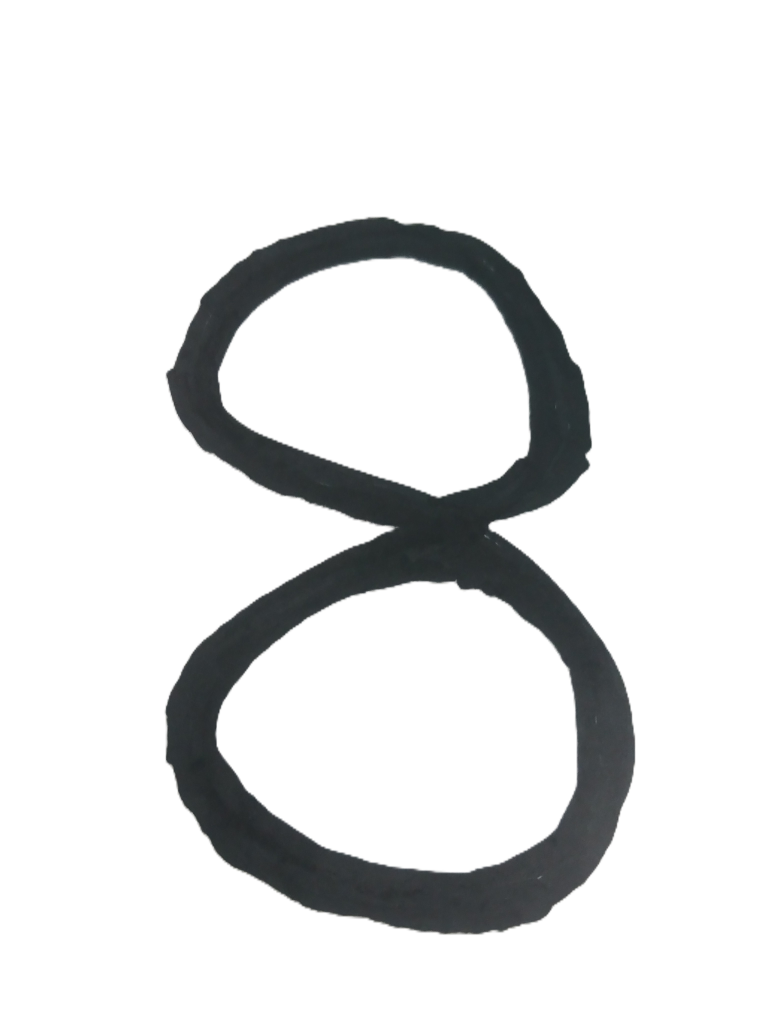
#> input picture learn/number_Identifier/img8.png, 3060 x 4080 px (shown at 1/4 size)
$ jupyter execute --allow-errors numb.ipynb
#> lines starting #> are read from the running program, lines starting #| are printed output that depends on the picture; after the words box and inside, x2 and y2 are one past the last pixel; in counts of white or black regions, pixels touching at a corner belong together
[cell 1]
import tensorflow
from tensorflow.keras.datasets import mnist
import matplotlib.pyplot as plt

#> (a cell that did not finish here is left out)

#> (a cell that did not finish here is left out)

[cell 4]
from tensorflow.keras.models import Sequential
from tensorflow.keras.layers import Dense, Flatten, Dropout

#> (a cell that did not finish here is left out)

#> (a cell that did not finish here is left out)

#> (a cell that did not finish here is left out)

[cell 8]
from sklearn.metrics import accuracy_score

#> (a cell that did not finish here is left out)

#> (a cell that did not finish here is left out)

#> (a cell that did not finish here is left out)

#> (a cell that did not finish here is left out)

#> (a cell that did not finish here is left out)

[cell 14]
import numpy as np
import matplotlib.pyplot as plt
from PIL import Image, ImageOps

img1 = Image.open("img8.png").convert("L")
img1 = ImageOps.invert(img1)
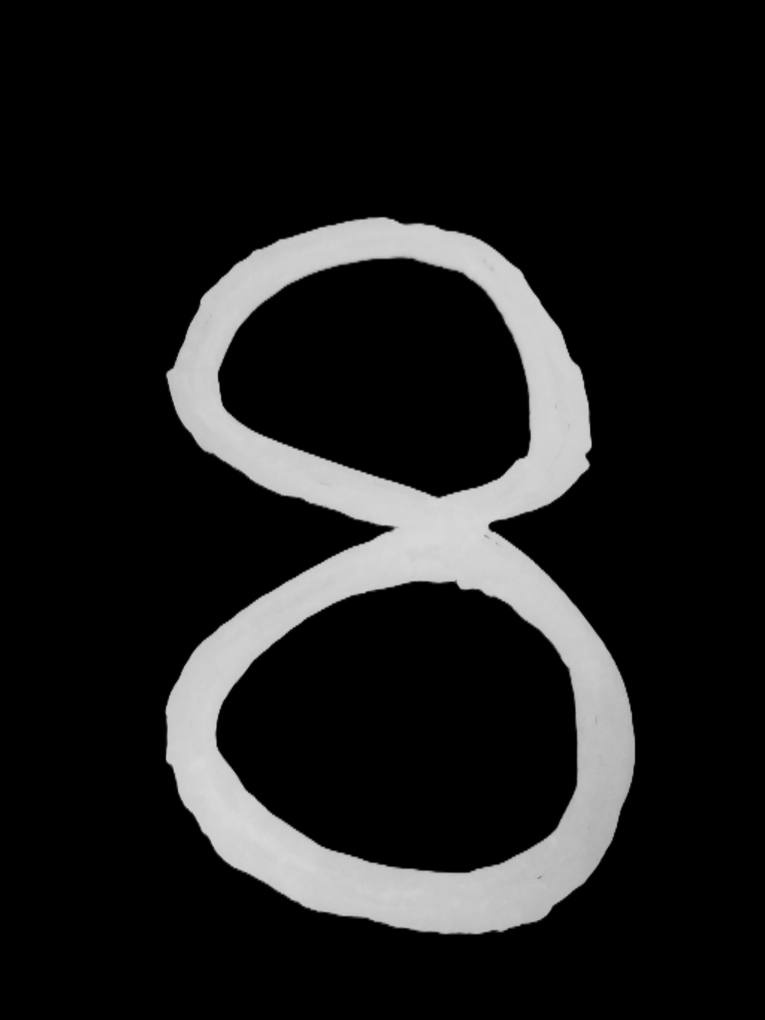
#> img1: PIL image 3060x4080 L (shown at 1/4 size); min 0, max 219, mean 28.3
img1 = img1.resize((28, 28))
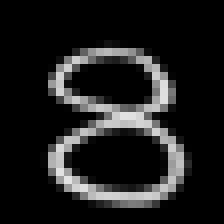
#> img1: PIL image 28x28 L (shown 8 times larger); min 0, max 228, mean 29.2

img1 = np.array(img1) / 255.0
#> img1: shape (28, 28) float64

print(img1.shape)
#| (28, 28)
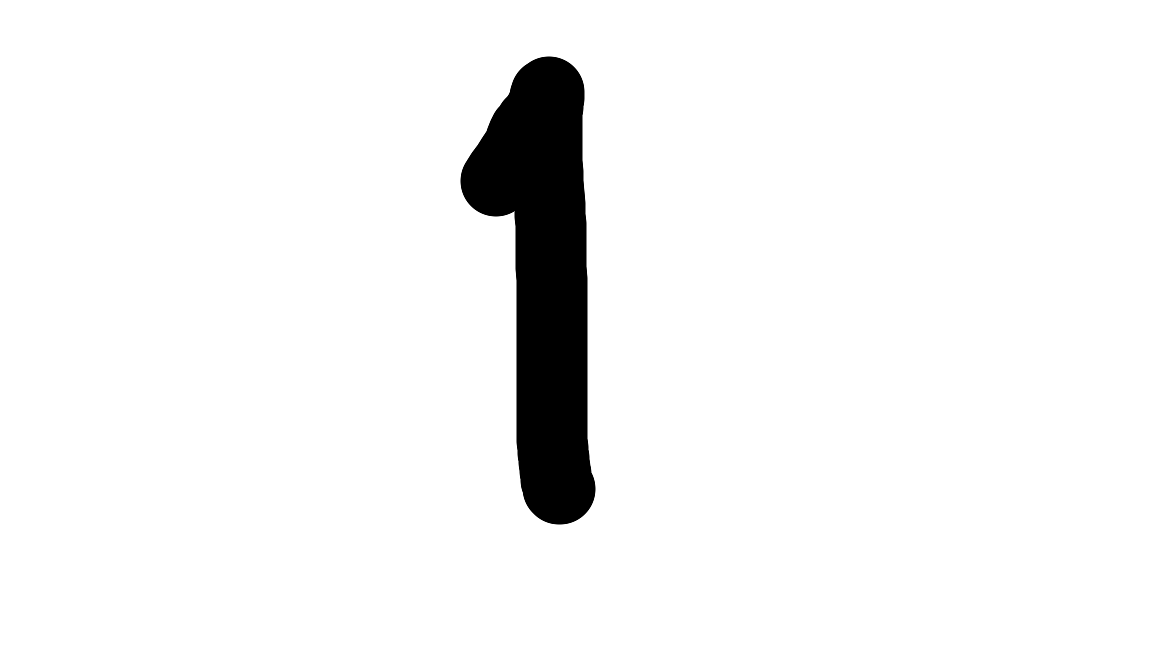
#> input picture learn/number_Identifier/img1.png, 1152 x 648 px, given in place of the camera
#> further down, frame is the input picture: shape (648, 1152, 3); min 0, max 255, mean 242.5
#> `frame = cv2.flip(frame, 1)`:
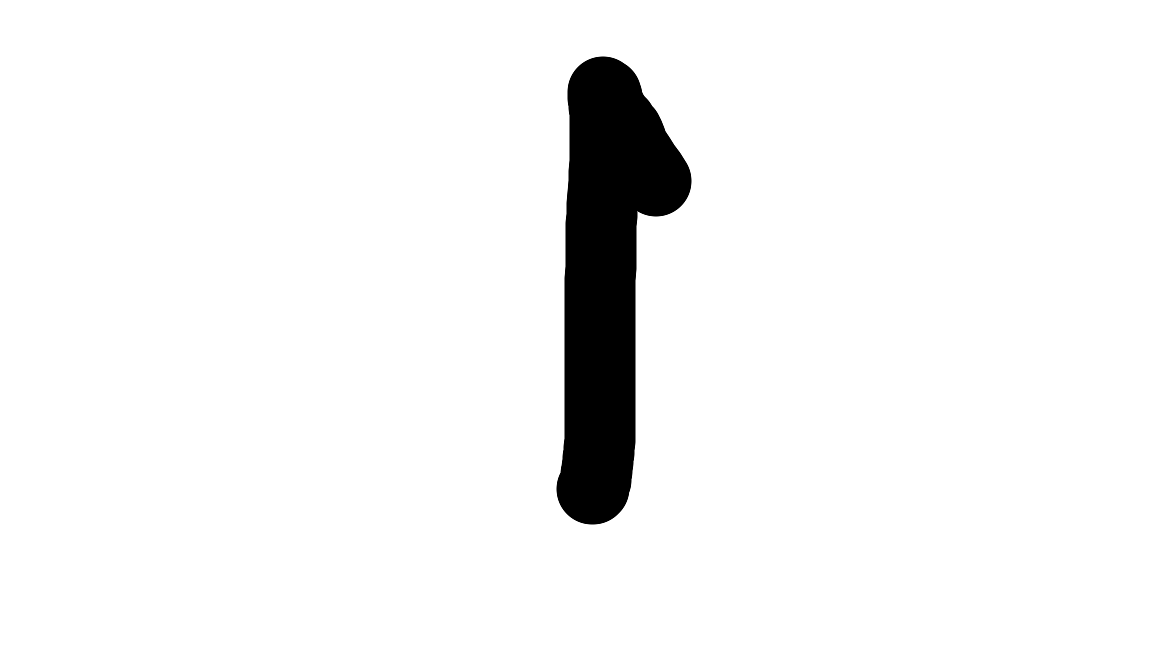
#> frame: shape (648, 1152, 3); min 0, max 255, mean 242.5
#> `_, thresh = cv2.threshold(gray, 100, 255, cv2.THRESH_BINARY_INV)`:
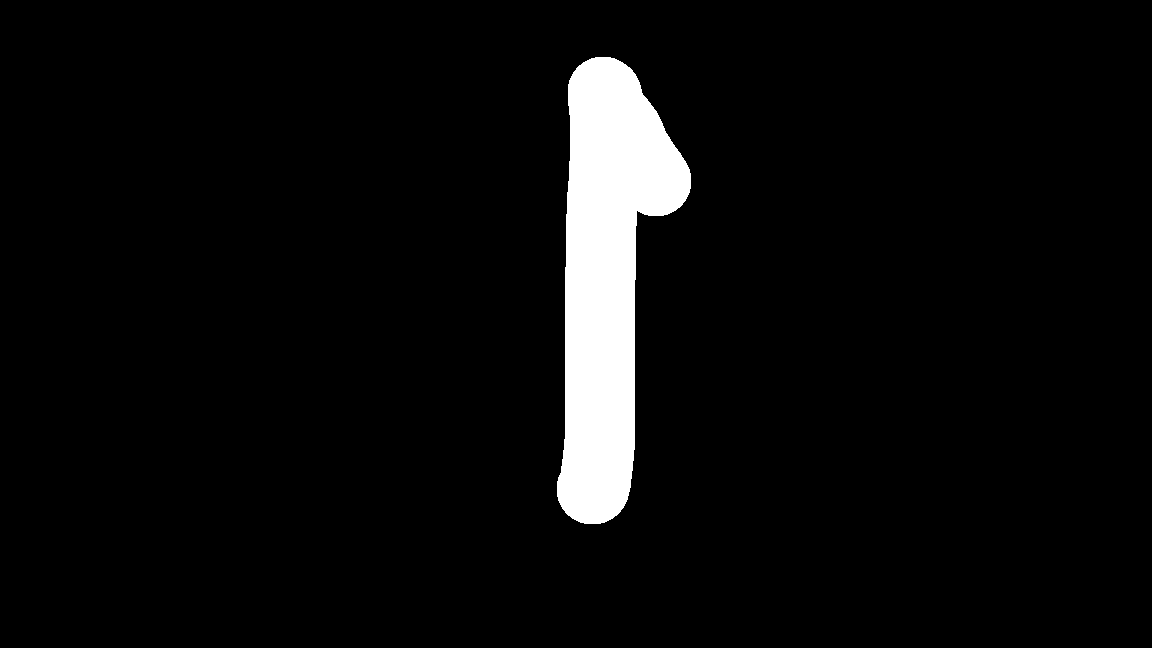
#> thresh: shape (648, 1152); 4.9% white; 1 white region
#> `contours, _ = cv2.findContours( thresh, cv2.RETR_EXTERNAL, cv2.CHAIN_A..`: contours = 1 contour; box (x1, y1, x2, y2) and area: (557, 57, 691, 524) 35756
#> `contour = max(contours, key=cv2.contourArea)`: contour = contour of 249 points, box (x1, y1, x2, y2) (557, 57, 691, 524), area 35756
#> `x, y, w, h = cv2.boundingRect(contour)`: x = 557; y = 57; w = 134; h = 467
#> `cv2.rectangle( frame, (x, y), (x + w, y + h), (0, 255, 0), 2 )`:
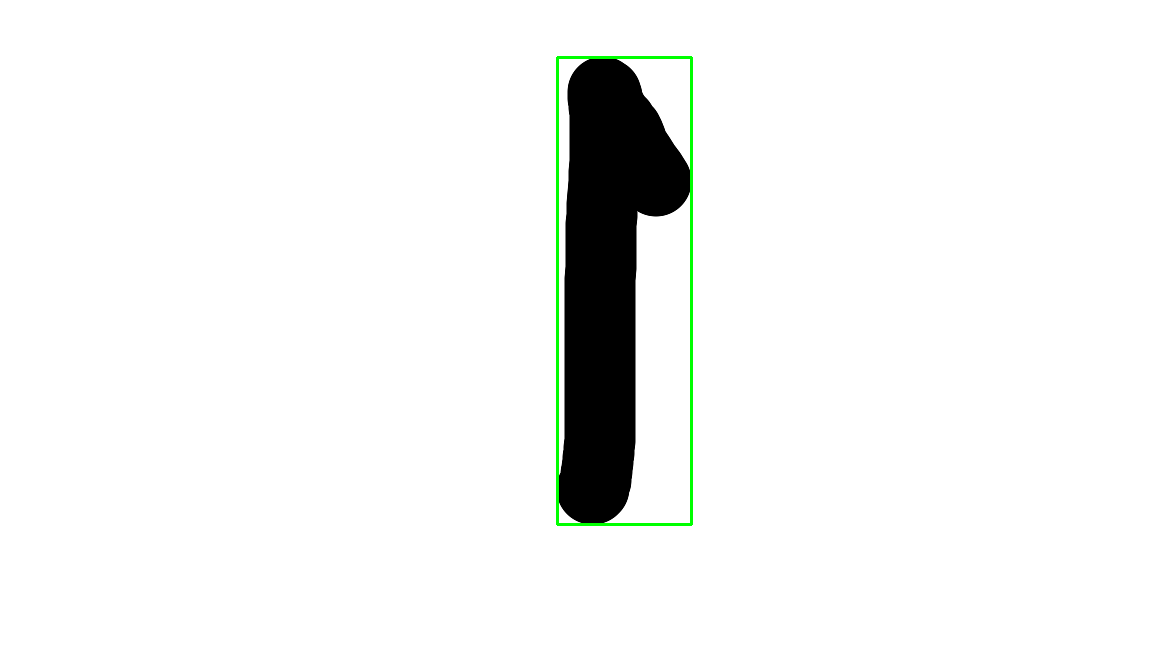
#> frame: shape (648, 1152, 3); 0.48% of pixels changed, all inside (x1, y1, x2, y2) = (556, 56, 693, 526)
#> `digit = gray[y:y+h, x:x+w]`:
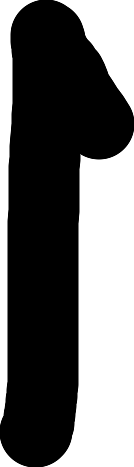
#> digit: shape (467, 134); min 0, max 255, mean 106
#> `digit = cv2.resize(digit, (28, 28))`:
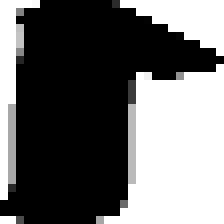
#> digit: shape (28, 28) (shown 8 times larger); min 0, max 255, mean 106.4

[cell 15]
plt.imshow(img1)

#> (a cell that did not finish here is left out)

[cell 17]
import cv2
import numpy as np

# Open webcam
cap = cv2.VideoCapture(0)

#> (the rest of this cell did not finish here and is left out)
